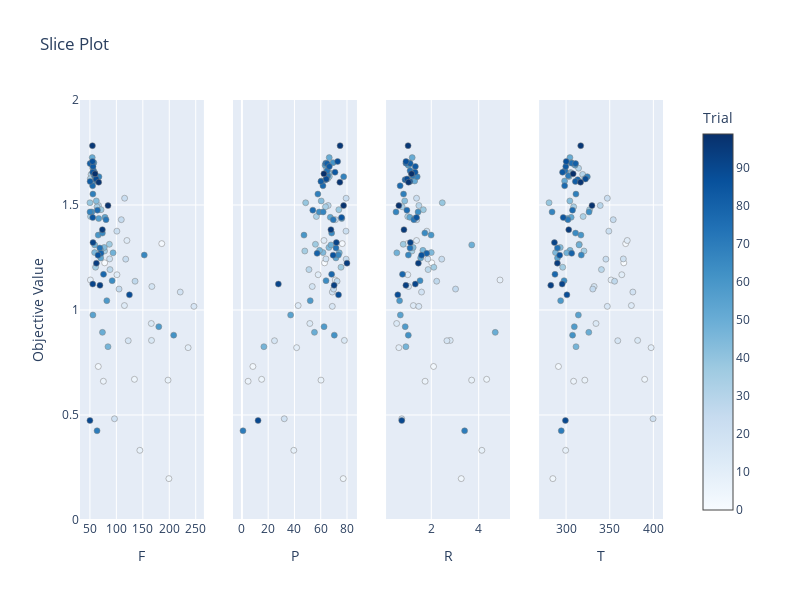

Notebook cell for this chart:
### Code cell
# 結果のプロット (スライスプロット)
fig = optuna.visualization.plot_slice(study)

fig.update_layout(width=800, height=600, 
                  showlegend=False
                  )  # 凡例を非表示に設定

fig.update_yaxes(range=[0, 2])  # y軸の範囲を0～2に設定
show(fig)
